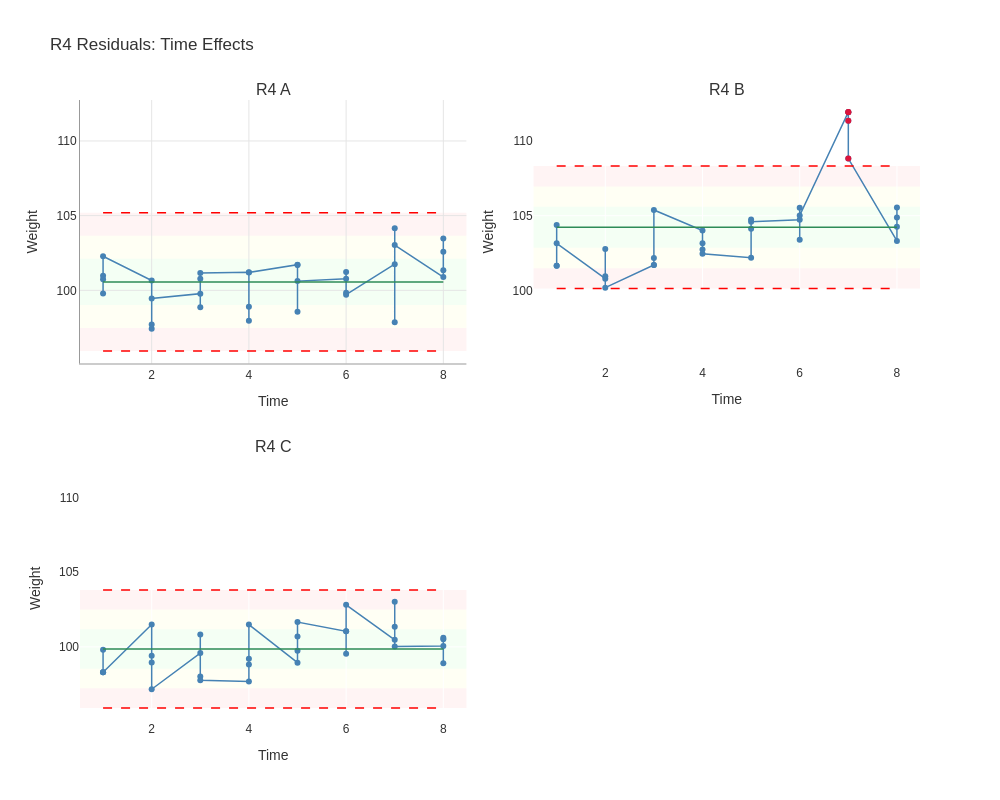

Notebook source saved alongside this figure:
### Code cell
# Analyze time effects using R4
result_r4 = study.analyze(chart='R4_Imr')

fig = result_r4.plot(
    show_zones=True,
    highlight_signals=True,
    title='R4 Residuals: Time Effects'
)
fig.show()

### Figure 1 — Plotly figure (JSON) as saved in the notebook; plotly's stock layout.template omitted (floating-point values rounded to 4 significant figures)
{"data": [{"hovertemplate": "%{x}<br>%{y:.3f}<extra></extra>", "line": {"color": "steelblue", "width": 1.5}, "marker": {"color": "steelblue", "size": 6}, "mode": "lines+markers", "name": "R4_A", "showlegend": false, "type": "scatter", "x": [1, 1, 1, 1, 2, 2, 2, 2, 3, 3, 3, 3, 4, 4, 4, 4, 5, 5, 5, 5, 6, 6, 6, 6, 7, 7, 7, 7, 8, 8, 8, 8], "xaxis": "x", "y": [100.8, 99.79, 101.0, 102.3, 100.7, 97.43, 97.71, 99.46, 99.78, 100.8, 98.87, 101.2, 101.2, 97.96, 98.91, 101.2, 101.7, 98.56, 101.7, 100.6, 100.8, 101.2, 99.84, 99.71, 101.8, 104.2, 97.87, 103.0, 100.9, 101.3, 103.5, 102.6], "yaxis": "y"}, {"hovertemplate": "%{x}<br>%{y:.3f}<extra></extra>", "line": {"color": "steelblue", "width": 1.5}, "marker": {"color": "steelblue", "size": 6}, "mode": "lines+markers", "name": "R4_B", "showlegend": false, "type": "scatter", "x": [1, 1, 1, 1, 2, 2, 2, 2, 3, 3, 3, 3, 4, 4, 4, 4, 5, 5, 5, 5, 6, 6, 6, 6, 7, 7, 7, 7, 8, 8, 8, 8], "xaxis": "x2", "y": [101.7, 101.7, 104.4, 103.2, 100.8, 102.8, 100.9, 100.2, 101.7, 102.2, 101.7, 105.4, 104.0, 103.2, 102.7, 102.5, 102.2, 104.1, 104.8, 104.6, 104.7, 105.5, 103.4, 105.0, 111.9, 111.3, 111.9, 108.8, 103.3, 104.9, 104.2, 105.5], "yaxis": "y2"}, {"hovertemplate": "Signal<br>%{x}<br>%{y:.3f}<extra></extra>", "marker": {"color": "#DC143C", "size": 6, "symbol": "circle"}, "mode": "markers", "showlegend": false, "type": "scatter", "x": [7, 7, 7, 7], "xaxis": "x2", "y": [111.9, 111.3, 111.9, 108.8], "yaxis": "y2"}, {"hovertemplate": "%{x}<br>%{y:.3f}<extra></extra>", "line": {"color": "steelblue", "width": 1.5}, "marker": {"color": "steelblue", "size": 6}, "mode": "lines+markers", "name": "R4_C", "showlegend": false, "type": "scatter", "x": [1, 1, 1, 1, 2, 2, 2, 2, 3, 3, 3, 3, 4, 4, 4, 4, 5, 5, 5, 5, 6, 6, 6, 6, 7, 7, 7, 7, 8, 8, 8, 8], "xaxis": "x3", "y": [98.3, 99.81, 98.3, 98.3, 101.5, 98.96, 99.4, 97.16, 99.58, 98.01, 100.8, 97.77, 97.68, 98.82, 99.21, 101.5, 98.94, 99.74, 100.7, 101.7, 101.0, 99.53, 101.0, 102.8, 100.5, 101.3, 103.0, 100.0, 100.0, 100.6, 100.5, 98.9], "yaxis": "y3"}], "layout": {"annotations": [{"font": {"size": 16}, "showarrow": false, "text": "R4 A", "x": 0.23, "xanchor": "center", "xref": "paper", "y": 1.0, "yanchor": "bottom", "yref": "paper"}, {"font": {"size": 16}, "showarrow": false, "text": "R4 B", "x": 0.77, "xanchor": "center", "xref": "paper", "y": 1.0, "yanchor": "bottom", "yref": "paper"}, {"font": {"size": 16}, "showarrow": false, "text": "R4 C", "x": 0.23, "xanchor": "center", "xref": "paper", "y": 0.425, "yanchor": "bottom", "yref": "paper"}], "font": {"color": "#333333", "family": "Arial, sans-serif", "size": 12}, "height": 800, "hovermode": "closest", "paper_bgcolor": "white", "plot_bgcolor": "white", "shapes": [{"fillcolor": "#B3FFB3", "layer": "below", "line": {"width": 0}, "opacity": 0.15, "type": "rect", "x0": 0, "x1": 1, "xref": "x domain", "y0": 99.03, "y1": 102.1, "yref": "y"}, {"fillcolor": "#FFFFB3", "layer": "below", "line": {"width": 0}, "opacity": 0.15, "type": "rect", "x0": 0, "x1": 1, "xref": "x domain", "y0": 102.1, "y1": 103.6, "yref": "y"}, {"fillcolor": "#FFFFB3", "layer": "below", "line": {"width": 0}, "opacity": 0.15, "type": "rect", "x0": 0, "x1": 1, "xref": "x domain", "y0": 97.49, "y1": 99.03, "yref": "y"}, {"fillcolor": "#FFB3B3", "layer": "below", "line": {"width": 0}, "opacity": 0.15, "type": "rect", "x0": 0, "x1": 1, "xref": "x domain", "y0": 103.6, "y1": 105.2, "yref": "y"}, {"fillcolor": "#FFB3B3", "layer": "below", "line": {"width": 0}, "opacity": 0.15, "type": "rect", "x0": 0, "x1": 1, "xref": "x domain", "y0": 95.95, "y1": 97.49, "yref": "y"}, {"line": {"color": "red", "dash": "dash", "width": 1.5}, "type": "line", "x0": 1, "x1": 8, "xref": "x", "y0": 105.2, "y1": 105.2, "yref": "y"}, {"line": {"color": "red", "dash": "dash", "width": 1.5}, "type": "line", "x0": 1, "x1": 8, "xref": "x", "y0": 95.95, "y1": 95.95, "yref": "y"}, {"line": {"color": "#2E8B57", "width": 1.5}, "type": "line", "x0": 1, "x1": 8, "xref": "x", "y0": 100.6, "y1": 100.6, "yref": "y"}, {"fillcolor": "#B3FFB3", "layer": "below", "line": {"width": 0}, "opacity": 0.15, "type": "rect", "x0": 0, "x1": 1, "xref": "x2 domain", "y0": 102.9, "y1": 105.6, "yref": "y2"}, {"fillcolor": "#FFFFB3", "layer": "below", "line": {"width": 0}, "opacity": 0.15, "type": "rect", "x0": 0, "x1": 1, "xref": "x2 domain", "y0": 105.6, "y1": 107.0, "yref": "y2"}, {"fillcolor": "#FFFFB3", "layer": "below", "line": {"width": 0}, "opacity": 0.15, "type": "rect", "x0": 0, "x1": 1, "xref": "x2 domain", "y0": 101.5, "y1": 102.9, "yref": "y2"}, {"fillcolor": "#FFB3B3", "layer": "below", "line": {"width": 0}, "opacity": 0.15, "type": "rect", "x0": 0, "x1": 1, "xref": "x2 domain", "y0": 107.0, "y1": 108.3, "yref": "y2"}, {"fillcolor": "#FFB3B3", "layer": "below", "line": {"width": 0}, "opacity": 0.15, "type": "rect", "x0": 0, "x1": 1, "xref": "x2 domain", "y0": 100.1, "y1": 101.5, "yref": "y2"}, {"line": {"color": "red", "dash": "dash", "width": 1.5}, "type": "line", "x0": 1, "x1": 8, "xref": "x2", "y0": 108.3, "y1": 108.3, "yref": "y2"}, {"line": {"color": "red", "dash": "dash", "width": 1.5}, "type": "line", "x0": 1, "x1": 8, "xref": "x2", "y0": 100.1, "y1": 100.1, "yref": "y2"}, {"line": {"color": "#2E8B57", "width": 1.5}, "type": "line", "x0": 1, "x1": 8, "xref": "x2", "y0": 104.2, "y1": 104.2, "yref": "y2"}, {"fillcolor": "#B3FFB3", "layer": "below", "line": {"width": 0}, "opacity": 0.15, "type": "rect", "x0": 0, "x1": 1, "xref": "x3 domain", "y0": 98.54, "y1": 101.2, "yref": "y3"}, {"fillcolor": "#FFFFB3", "layer": "below", "line": {"width": 0}, "opacity": 0.15, "type": "rect", "x0": 0, "x1": 1, "xref": "x3 domain", "y0": 101.2, "y1": 102.5, "yref": "y3"}, {"fillcolor": "#FFFFB3", "layer": "below", "line": {"width": 0}, "opacity": 0.15, "type": "rect", "x0": 0, "x1": 1, "xref": "x3 domain", "y0": 97.22, "y1": 98.54, "yref": "y3"}, {"fillcolor": "#FFB3B3", "layer": "below", "line": {"width": 0}, "opacity": 0.15, "type": "rect", "x0": 0, "x1": 1, "xref": "x3 domain", "y0": 102.5, "y1": 103.8, "yref": "y3"}, {"fillcolor": "#FFB3B3", "layer": "below", "line": {"width": 0}, "opacity": 0.15, "type": "rect", "x0": 0, "x1": 1, "xref": "x3 domain", "y0": 95.91, "y1": 97.22, "yref": "y3"}, {"line": {"color": "red", "dash": "dash", "width": 1.5}, "type": "line", "x0": 1, "x1": 8, "xref": "x3", "y0": 103.8, "y1": 103.8, "yref": "y3"}, {"line": {"color": "red", "dash": "dash", "width": 1.5}, "type": "line", "x0": 1, "x1": 8, "xref": "x3", "y0": 95.91, "y1": 95.91, "yref": "y3"}, {"line": {"color": "#2E8B57", "width": 1.5}, "type": "line", "x0": 1, "x1": 8, "xref": "x3", "y0": 99.86, "y1": 99.86, "yref": "y3"}], "title": {"text": "R4 Residuals: Time Effects"}, "width": 1000, "xaxis": {"anchor": "y", "domain": [0.0, 0.46], "gridcolor": "#E5E5E5", "gridwidth": 1.0, "linecolor": "#999999", "linewidth": 1.0, "showgrid": true, "title": {"text": "Time"}}, "xaxis2": {"anchor": "y2", "domain": [0.54, 1.0], "title": {"text": "Time"}}, "xaxis3": {"anchor": "y3", "domain": [0.0, 0.46], "title": {"text": "Time"}}, "xaxis4": {"anchor": "y4", "domain": [0.54, 1.0], "title": {"text": "Time"}}, "yaxis": {"anchor": "x", "domain": [0.575, 1.0], "gridcolor": "#E5E5E5", "gridwidth": 1.0, "linecolor": "#999999", "linewidth": 1.0, "range": [95.1, 112.7], "showgrid": true, "title": {"text": "Weight"}}, "yaxis2": {"anchor": "x2", "domain": [0.575, 1.0], "range": [95.1, 112.7], "title": {"text": "Weight"}}, "yaxis3": {"anchor": "x3", "domain": [0.0, 0.425], "range": [95.1, 112.7], "title": {"text": "Weight"}}, "yaxis4": {"anchor": "x4", "domain": [0.0, 0.425], "range": [95.1, 112.7], "title": {"text": "Weight"}}}}
